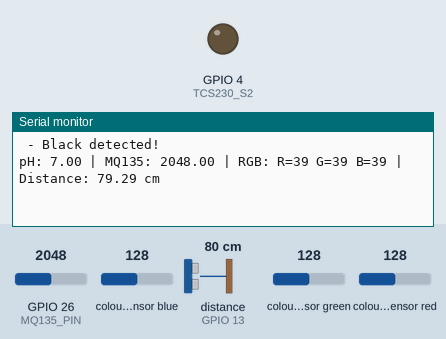
A sketch run on a simulated ESP32. Parts: output pins drawn as LEDs (lit = HIGH), the last lines printed to the serial monitor. Wiring (inferred from the names in the program): ultrasonic range finder: trigger GPIO 14; echo GPIO 13; TCS3200 colour sensor: output GPIO 15; S2 GPIO 2; S3 GPIO 2. Inputs (shaded band) come from the test bench; at power-on: colour sensor green 128, colour sensor red 128, GPIO 26 (MQ135_PIN) = 2048, colour sensor blue 128, distance to the obstacle (sensor on GPIO 13) 80 cm. The echo pulse lasts 58.3 µs per cm; pins used as bus, display or sensor lines are not drawn.

Above: at 1.2 s.
1.3 s: colour sensor green set to 5
At 6.1 s:
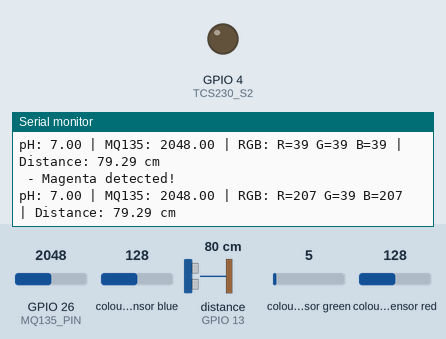
11.5 s: colour sensor red set to 5
At 15.5 s:
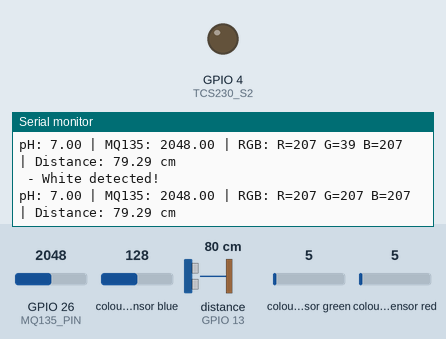

The sketch:

sketch_feb27b.ino
```cpp
#define MQ135_PIN 26
#define TCS230_S2 4
#define TCS230_S3 2
#define TCS230_OUT 15
#define HC_SR04_TRIGGER 14
#define HC_SR04_ECHO 13
#define PH_SENSOR_PIN A0

// Calibration values for the pH sensor
float pH4Voltage = 1.94;  // Adjust this value based on your sensor's characteristics
float pH7Voltage = 2.5;   // Adjust this value based on your sensor's characteristics
float mVperpH = 59.16;    // Adjust this value based on your sensor's characteristics

// Stores frequency read by the photodiodes
int redFrequency = 0;
int greenFrequency = 0;
int blueFrequency = 0;

// Stores the red, green, and blue colors
int redColor = 0;
int greenColor = 0;
int blueColor = 0;

void setup() {
  Serial.begin(115200);

  pinMode(PH_SENSOR_PIN, INPUT);

  pinMode(TCS230_S2, OUTPUT);
  pinMode(TCS230_S3, OUTPUT);
  pinMode(TCS230_OUT, INPUT);
  digitalWrite(TCS230_S2, LOW);
  digitalWrite(TCS230_S3, LOW);

  pinMode(HC_SR04_TRIGGER, OUTPUT);
  pinMode(HC_SR04_ECHO, INPUT);
}

void loop() {
  float phValue = readPH();
  float mq135Value = readMQ135();
  readRGB();
  float distance = readHC_SR04();

  // Normalize pH value between 0 and 14
  phValue = constrain(phValue, 0.0, 14.0);

  // Classify color based on thresholds
  detectColor(50); // Adjust the threshold value based on your conditions

  // Display sensor values on Serial Monitor
  Serial.print("pH: ");
  Serial.print(phValue);
  Serial.print(" | MQ135: ");
  Serial.print(mq135Value);
  Serial.print(" | RGB: R=");
  Serial.print(redColor);
  Serial.print(" G=");
  Serial.print(greenColor);
  Serial.print(" B=");
  Serial.print(blueColor);
  Serial.print(" | Distance: ");
  Serial.print(distance);
  Serial.println(" cm");

  delay(5000); // Adjust the delay based on your requirements
}

float readPH() {
  // For testing purposes, return a static pH value
  return 7.0;
}

float readMQ135() {
  // Implement MQ135 sensor reading logic here
  // Placeholder return value, replace with actual logic
  return analogRead(MQ135_PIN);
}

void readRGB() {
  // Set S2 and S3 for BLUE color
  digitalWrite(TCS230_S2, LOW);
  digitalWrite(TCS230_S3, HIGH);
  blueColor = pulseIn(TCS230_OUT, HIGH);

  // Set S2 and S3 for RED color
  digitalWrite(TCS230_S2, HIGH);
  digitalWrite(TCS230_S3, HIGH);
  redColor = pulseIn(TCS230_OUT, HIGH);

  // Set S2 and S3 for GREEN color
  digitalWrite(TCS230_S2, LOW);
  digitalWrite(TCS230_S3, LOW);
  greenColor = pulseIn(TCS230_OUT, HIGH);
}

float readHC_SR04() {
  // Implement HC-SR04 sensor reading logic here
  digitalWrite(HC_SR04_TRIGGER, HIGH);
  delayMicroseconds(10);
  digitalWrite(HC_SR04_TRIGGER, LOW);

  return pulseIn(HC_SR04_ECHO, HIGH) * 0.034 / 2;
}

void detectColor(int threshold) {
  float redRatio = redColor / (float)(redColor + greenColor + blueColor);
  float greenRatio = greenColor / (float)(redColor + greenColor + blueColor);
  float blueRatio = blueColor / (float)(redColor + greenColor + blueColor);

  if (redRatio > greenRatio && redRatio > blueRatio && redColor > threshold) {
    Serial.println(" - Red detected!");
  } else if (greenRatio > redRatio && greenRatio > blueRatio && greenColor > threshold) {
    Serial.println(" - Green detected!");
  } else if (blueRatio > redRatio && blueRatio > greenRatio && blueColor > threshold) {
    Serial.println(" - Blue detected!");
  } else if (redRatio > greenRatio && blueRatio > greenRatio && redColor > threshold && blueColor > threshold) {
    Serial.println(" - Magenta detected!");
  } else if (redRatio > blueRatio && greenRatio > blueRatio && redColor > threshold && greenColor > threshold) {
    Serial.println(" - Yellow detected!");
  } else if (greenRatio > redRatio && blueRatio > redRatio && greenColor > threshold && blueColor > threshold) {
    Serial.println(" - Cyan detected!");
  } else if (redColor > threshold && greenColor > threshold && blueColor > threshold) {
    Serial.println(" - White detected!");
  } else if (redColor < threshold && greenColor < threshold && blueColor < threshold) {
    Serial.println(" - Black detected!");
  } else if (redColor > blueColor && redColor > greenColor && redColor > threshold) {
    Serial.println(" - Orange detected!");
  } else if (redRatio > greenRatio && blueRatio > greenRatio && redColor > threshold && blueColor < threshold) {
    Serial.println(" - Pink detected!");
  } else {
    Serial.println(" - Unknown color");
  }
}
```

Measured:
- after the input at 1.3 s, the serial monitor: prints a new line after 3.7 s (image 1)
- after the input at 11.5 s, the serial monitor: prints a new line after 3.5 s (image 2)
